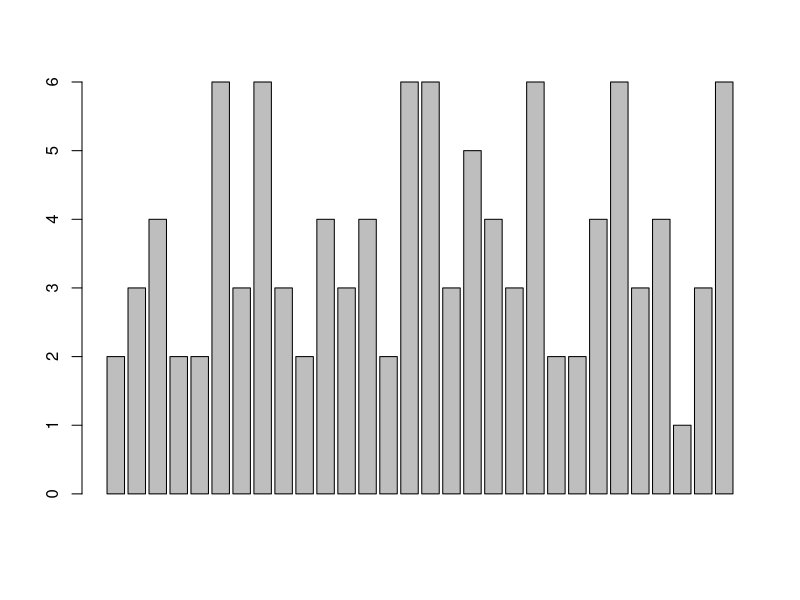
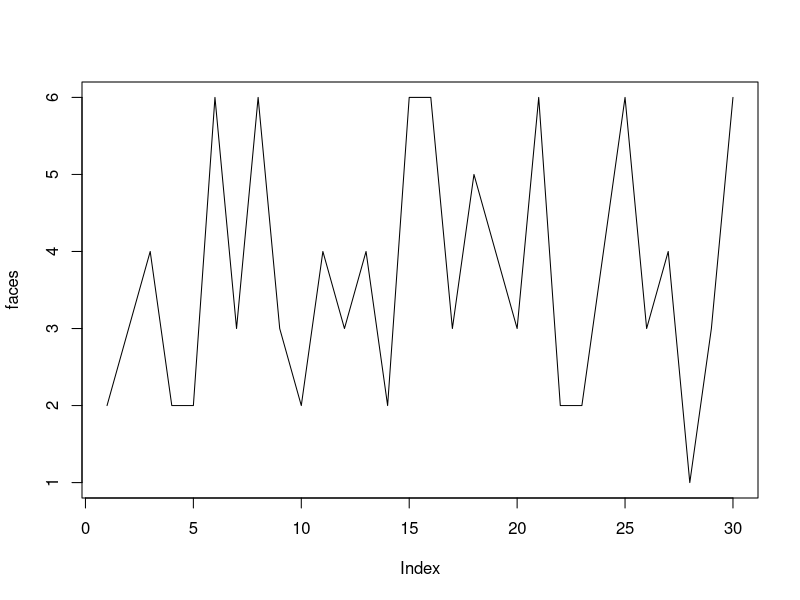
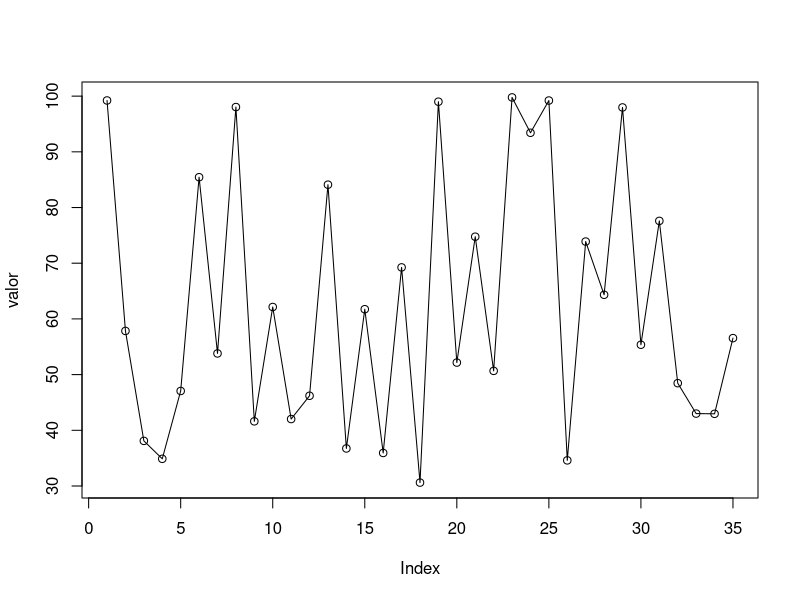
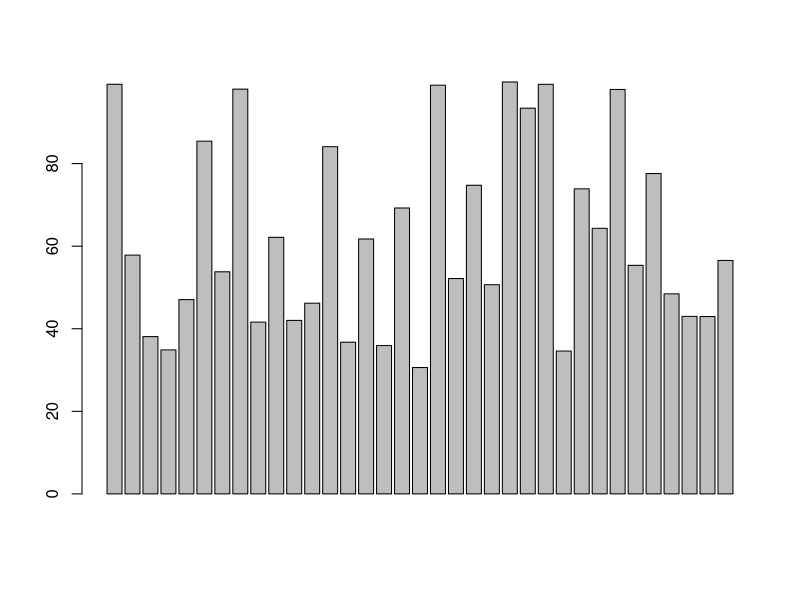
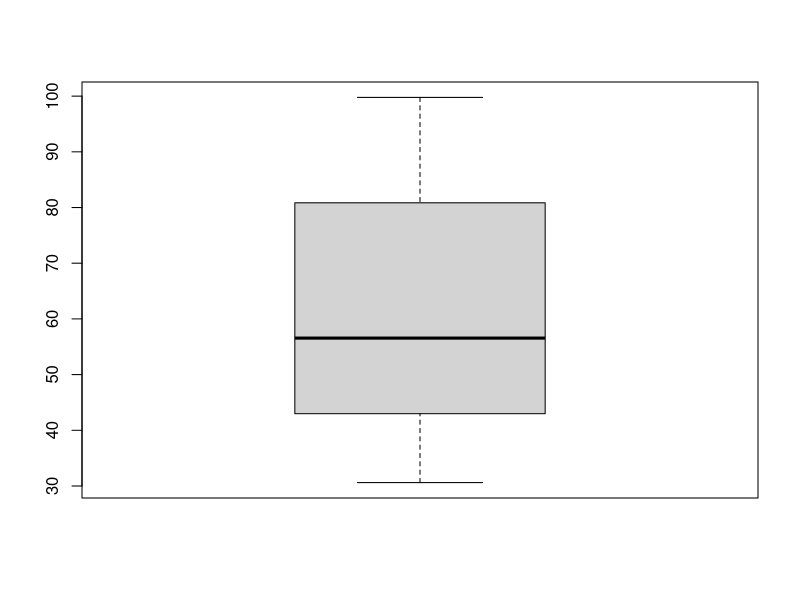
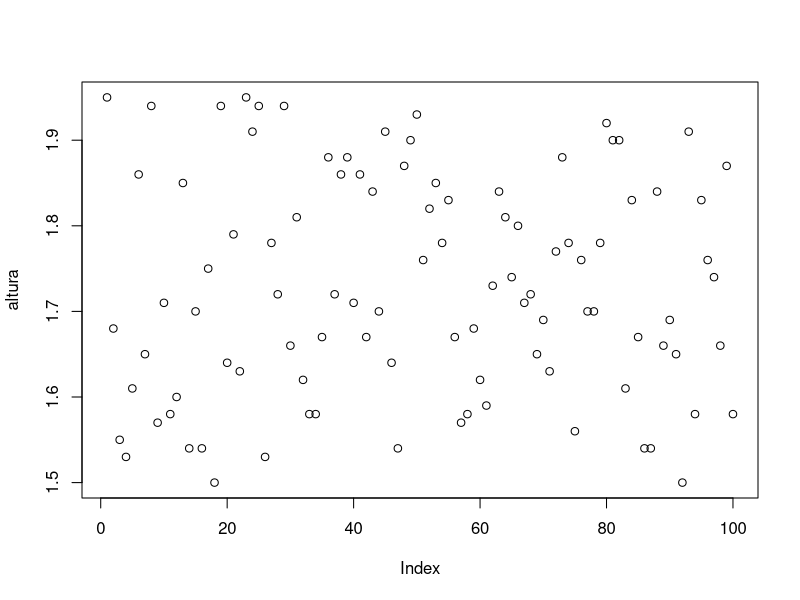
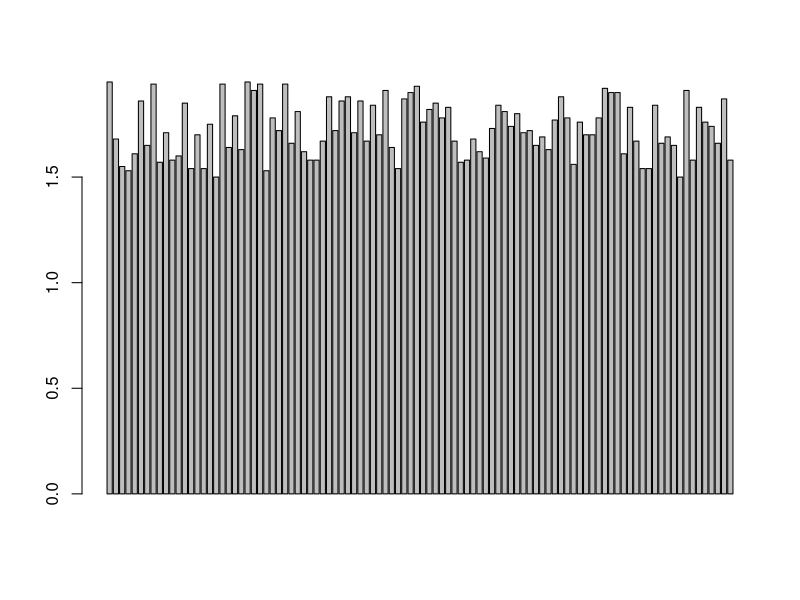

Source code (R) for these figures, in order:
# Curso:       Bacharelado em Ciência da Computação
# Disciplina:  Estatística Básica
# Aluno:       João Victor Lemes de Oliveira

# Relação de comandos auxiliares ------------------------------------------

#  A sintaxe dos comandos poderá ser obtita utilizando 
#  'help <nome_do_comando>'  ou '? <nome_do_comando>'.

#  Gráficos:      plot, barplot, boxplot, stem.
#  Estatísticos:  mean, median, var, sd, diff, range, nclass.Sturges, quantile,
#                 summary, help, 
#


#  Para cada questão: execute o comando, mostre o resultado e, se necessário, 
#  explique os valores obtidos.



# Variável aleatória discreta ---------------------------------------------

#1)   Um dado foi lançado 30 vezes e os resultados obtidos foram anotados e 
#     armazenados na variável 'dado'.

set.seed(7)
faces <- sample(1:6, 30, replace = T)

#a)   Construa a tabela de frequência.
#     (utilize o comando table)
nclass.Sturges(faces)
table(cut(faces, breaks = 6))


#b)   Crie um gráfico de barras para representar os resultados obtidos nos
#     lançamentos do dado.
#     (utilize o comando barplot)
barplot(faces)

#c)   Crie um gráfico de linha para representar a frequência relativa acumulada.
plot(faces, type = "l")




# Variável aleatória contínua ---------------------------------------------

#2)   Para adquirir um medicamento, realizou-se uma pesquisa de preços e 
#     os dados foram armazenados na variável 'valor'.

set.seed(7)
valor <- round(runif(35, min=30, max=100), 2)

#     Com base nas informações obtidas, e utilizandos os comandos do R, calcule:


#a)   A amplitude da amostra (L);
L <- max(valor) - min(valor)
L

#b)   A quantidade de classes segundo o método de Sturges (k);
K <- nclass.Sturges(valor)
K

#c)   A amplitude de cada classe (h);
H <- L/K
H


#d)   A distribuição de frequências (absoluta e relativa);
table(cut(valor, breaks = K))

#e)   Gere um diagrama de dispersão para visualizar a forma como os dados 
#     estão distribuídos;
plot(valor,type = "o")

#f)   Gere um gráfico de barras para representar a distribuição de frequências;
barplot(valor)


#g)   Gere um gráfico boxplot (gráfico de bigode) e explique a variabilidade dos
#     dados representados plea variável 'valor';
boxplot(valor)

#h)   Determine os quartis e a amplitude interquartis (AIQ); Exlique a relação
#     com o boxplot criado no item g.
quantile(valor)
Q1 <- quantile(valor, probs = 0.25)
Q3 <- quantile(valor, probs = 0.75)
AIQ <- Q3 - Q1
AIQ
# EXPLICACAO:
# Os dados dos quartis nos mostram os dados em determinado ponto, 25%,50%,75%,100% e 0%, se relacionando com
# o bloxplot podemos dizer que um acompaha o outro, nos informando melhor onde está cada determinada porcentagem

#i    Cosntrua um diagrama de ramo-e-folhas.
stem(valor)


#j)   Calcule as estatísticas: média, mediana, variância, desvio padrão e 
#     coeficiente de variação;
# DADOS ORDENADOS:
sort(valor)
# MÉDIA:
mean(valor)
# MEDIANA:
median(valor)
# VARIÂNCIA:
var(valor)
# DESVIO PADRÃO:
sd(valor)
# COEFICIENTE DE VARIAÇÃO
sd(valor) / mean(valor)



# Questão com análise livre -----------------------------------------------

#3)   Sabendo que a altura das pessoas de uma determinada região varia 
#     entre 1,50m e 1,95m. Faça sua análise, de acordo com o conteúdo estudado,
#     considerando os dados seguintes:

set.seed(7)
altura <- round(runif(100, min = 1.50, max = 1.95), 2)

# DADOS ORDENADOS:
sort(altura)
# MÉDIA:
mean(altura)
# MEDIANA:
median(altura)
# VARIÂNCIA:
var(altura)
# DESVIO PADRÃO:
sd(altura)
# AMPLITUDE (L)
L2 <- max(altura) - min(altura)
L2
# QUANTIDADE DE CLASSES:
K2 <- nclass.Sturges(altura)
K2
# AMPLITUDE DA CLASSE:
H2 <- L2/K2
H2
# GRÁFICO DE RAMO-E-FOLHAS
stem(altura)
# DISTRIBUIÇÃO DE FREQUÊNCIA
table(cut(altura, breaks = K2))
# QUARTIS E INTERQUARTIS
quantile(altura)
Q1_questao <- quantile(altura, probs = 0.25)
Q3_questao <- quantile(altura, probs = 0.75)
AIQ_questao <- Q3_questao - Q1_questao
AIQ_questao
#  GRÁFICO DE DISPERSÃO
plot(altura)
# GRÁFICO DE BARRAS
barplot(altura)
# RESUMO DA QUESTAO
summary(altura)







# Questão Extra (Opcional) ------------------------------------------------

#4)   Uma pesquisa identificou que, quando conectados à Internet, os usuários
#     enviam informações somente em 20% de seu tempo de conexão. 
#     Sabendo dessa informação, em uma empresa com 35 funcionários, qual a 
#     probabilidade de 10 usuários, ou mais, estarem conectados e enviando 
#     informações simultaneamente.
#
#  Dica: probabilidade = C(N, n) * p^n * q^(N-n) * 100
#
#     C: combinação; 
#     N: total de funcionários da empresa;
#     n: número de funcionários enviando informações na Internet;
#     p: probabilidade do funcionário está enviando informações;
#     q: probabilidade do funcionário não está enviando informações.
N <- 35
n <- 10
p <- 20/100
q <- 80/100

choose(N,n) * (p^n) * q^(N-n) * 100

 
#
# Gere um documento PDF para postar no GoogleClass ------------------------

# Após executar todos os comandos sem erro, compile o script do trabalho para
# pressionando as teclas 'Ctrl + Shift + k'


